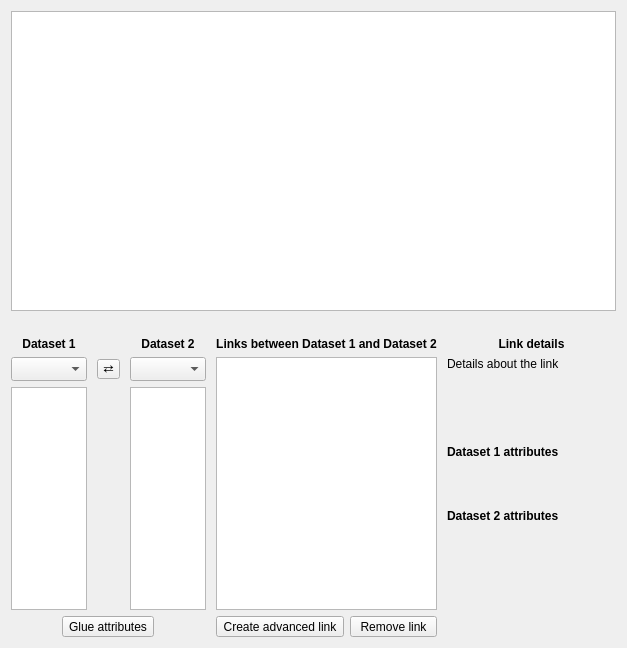
<?xml version="1.0" encoding="UTF-8"?>
<ui version="4.0">
 <class>LinkEditorWidget</class>
 <widget class="QWidget" name="LinkEditorWidget">
  <property name="geometry">
   <rect>
    <x>0</x>
    <y>0</y>
    <width>627</width>
    <height>648</height>
   </rect>
  </property>
  <property name="sizePolicy">
   <sizepolicy hsizetype="Preferred" vsizetype="MinimumExpanding">
    <horstretch>0</horstretch>
    <verstretch>0</verstretch>
   </sizepolicy>
  </property>
  <property name="windowTitle">
   <string>Link Editor</string>
  </property>
  <layout class="QVBoxLayout" name="verticalLayout_2">
   <item>
    <widget class="DataGraphWidget" name="graph_widget">
     <property name="sizePolicy">
      <sizepolicy hsizetype="Preferred" vsizetype="Preferred">
       <horstretch>0</horstretch>
       <verstretch>0</verstretch>
      </sizepolicy>
     </property>
     <property name="minimumSize">
      <size>
       <width>0</width>
       <height>300</height>
      </size>
     </property>
     <property name="baseSize">
      <size>
       <width>0</width>
       <height>300</height>
      </size>
     </property>
     <property name="verticalScrollBarPolicy">
      <enum>Qt::ScrollBarAlwaysOff</enum>
     </property>
     <property name="horizontalScrollBarPolicy">
      <enum>Qt::ScrollBarAlwaysOff</enum>
     </property>
     <property name="sizeAdjustPolicy">
      <enum>QAbstractScrollArea::AdjustToContents</enum>
     </property>
    </widget>
   </item>
   <item>
    <spacer name="verticalSpacer">
     <property name="orientation">
      <enum>Qt::Vertical</enum>
     </property>
     <property name="sizeType">
      <enum>QSizePolicy::Fixed</enum>
     </property>
     <property name="sizeHint" stdset="0">
      <size>
       <width>20</width>
       <height>20</height>
      </size>
     </property>
    </spacer>
   </item>
   <item>
    <layout class="QGridLayout" name="layout_columns" columnstretch="9,2,9,20,20">
     <property name="horizontalSpacing">
      <number>10</number>
     </property>
     <item row="1" column="3" rowspan="2">
      <widget class="QListWidget" name="listsel_current_link"/>
     </item>
     <item row="3" column="4">
      <spacer name="horizontalSpacer">
       <property name="orientation">
        <enum>Qt::Horizontal</enum>
       </property>
       <property name="sizeHint" stdset="0">
        <size>
         <width>40</width>
         <height>20</height>
        </size>
       </property>
      </spacer>
     </item>
     <item row="0" column="4">
      <widget class="QLabel" name="label_7">
       <property name="font">
        <font>
         <weight>75</weight>
         <bold>true</bold>
        </font>
       </property>
       <property name="text">
        <string>Link details</string>
       </property>
       <property name="alignment">
        <set>Qt::AlignCenter</set>
       </property>
      </widget>
     </item>
     <item row="0" column="3">
      <widget class="QLabel" name="label_6">
       <property name="font">
        <font>
         <weight>75</weight>
         <bold>true</bold>
        </font>
       </property>
       <property name="text">
        <string>Links between Dataset 1 and Dataset 2</string>
       </property>
       <property name="alignment">
        <set>Qt::AlignCenter</set>
       </property>
      </widget>
     </item>
     <item row="3" column="0" colspan="3">
      <layout class="QHBoxLayout" name="horizontalLayout">
       <item>
        <widget class="QToolButton" name="button_simple_link">
         <property name="text">
          <string>Glue attributes</string>
         </property>
        </widget>
       </item>
      </layout>
     </item>
     <item row="2" column="0">
      <widget class="QListWidget" name="listsel_att1"/>
     </item>
     <item row="0" column="2">
      <widget class="QLabel" name="label_2">
       <property name="font">
        <font>
         <weight>75</weight>
         <bold>true</bold>
        </font>
       </property>
       <property name="text">
        <string>Dataset 2</string>
       </property>
       <property name="alignment">
        <set>Qt::AlignCenter</set>
       </property>
      </widget>
     </item>
     <item row="2" column="2">
      <widget class="QListWidget" name="listsel_att2">
       <property name="sizePolicy">
        <sizepolicy hsizetype="Expanding" vsizetype="Expanding">
         <horstretch>0</horstretch>
         <verstretch>0</verstretch>
        </sizepolicy>
       </property>
      </widget>
     </item>
     <item row="1" column="2">
      <widget class="QComboBox" name="combosel_data2">
       <property name="sizeAdjustPolicy">
        <enum>QComboBox::AdjustToMinimumContentsLengthWithIcon</enum>
       </property>
      </widget>
     </item>
     <item row="1" column="0">
      <widget class="QComboBox" name="combosel_data1">
       <property name="sizeAdjustPolicy">
        <enum>QComboBox::AdjustToMinimumContentsLengthWithIcon</enum>
       </property>
      </widget>
     </item>
     <item row="0" column="0">
      <widget class="QLabel" name="label">
       <property name="font">
        <font>
         <weight>75</weight>
         <bold>true</bold>
        </font>
       </property>
       <property name="text">
        <string>Dataset 1</string>
       </property>
       <property name="alignment">
        <set>Qt::AlignCenter</set>
       </property>
      </widget>
     </item>
     <item row="3" column="3">
      <layout class="QHBoxLayout" name="horizontalLayout_4">
       <item>
        <widget class="QToolButton" name="button_add_link">
         <property name="text">
          <string>Create advanced link</string>
         </property>
         <property name="popupMode">
          <enum>QToolButton::InstantPopup</enum>
         </property>
        </widget>
       </item>
       <item>
        <spacer name="horizontalSpacer_4">
         <property name="orientation">
          <enum>Qt::Horizontal</enum>
         </property>
         <property name="sizeHint" stdset="0">
          <size>
           <width>40</width>
           <height>20</height>
          </size>
         </property>
        </spacer>
       </item>
       <item>
        <widget class="QToolButton" name="button_remove_link">
         <property name="text">
          <string> Remove link </string>
         </property>
        </widget>
       </item>
      </layout>
     </item>
     <item row="1" column="1">
      <widget class="QToolButton" name="button_flip_data">
       <property name="styleSheet">
        <string notr="true">padding: 0px</string>
       </property>
       <property name="text">
        <string>⇄</string>
       </property>
      </widget>
     </item>
     <item row="1" column="4" rowspan="2">
      <layout class="QVBoxLayout" name="verticalLayout" stretch="1,1,1,1,1,1">
       <property name="sizeConstraint">
        <enum>QLayout::SetDefaultConstraint</enum>
       </property>
       <item>
        <widget class="QLabel" name="link_details">
         <property name="text">
          <string>Details about the link</string>
         </property>
         <property name="alignment">
          <set>Qt::AlignJustify</set>
         </property>
         <property name="wordWrap">
          <bool>true</bool>
         </property>
        </widget>
       </item>
       <item>
        <widget class="QLabel" name="combos1_header">
         <property name="font">
          <font>
           <weight>75</weight>
           <bold>true</bold>
          </font>
         </property>
         <property name="text">
          <string>Dataset 1 attributes</string>
         </property>
        </widget>
       </item>
       <item>
        <layout class="QGridLayout" name="combos1">
         <property name="horizontalSpacing">
          <number>10</number>
         </property>
         <property name="verticalSpacing">
          <number>5</number>
         </property>
        </layout>
       </item>
       <item>
        <widget class="QLabel" name="combos2_header">
         <property name="font">
          <font>
           <weight>75</weight>
           <bold>true</bold>
          </font>
         </property>
         <property name="text">
          <string>Dataset 2 attributes</string>
         </property>
        </widget>
       </item>
       <item>
        <layout class="QGridLayout" name="combos2">
         <property name="horizontalSpacing">
          <number>10</number>
         </property>
         <property name="verticalSpacing">
          <number>5</number>
         </property>
        </layout>
       </item>
       <item>
        <spacer name="verticalSpacer_2">
         <property name="orientation">
          <enum>Qt::Vertical</enum>
         </property>
         <property name="sizeHint" stdset="0">
          <size>
           <width>20</width>
           <height>40</height>
          </size>
         </property>
        </spacer>
       </item>
      </layout>
     </item>
    </layout>
   </item>
  </layout>
 </widget>
 <customwidgets>
  <customwidget>
   <class>DataGraphWidget</class>
   <extends>QGraphicsView</extends>
   <header>glue_qt.dialogs.link_editor.qt.data_graph</header>
   <container>1</container>
  </customwidget>
 </customwidgets>
 <resources/>
 <connections/>
</ui>
